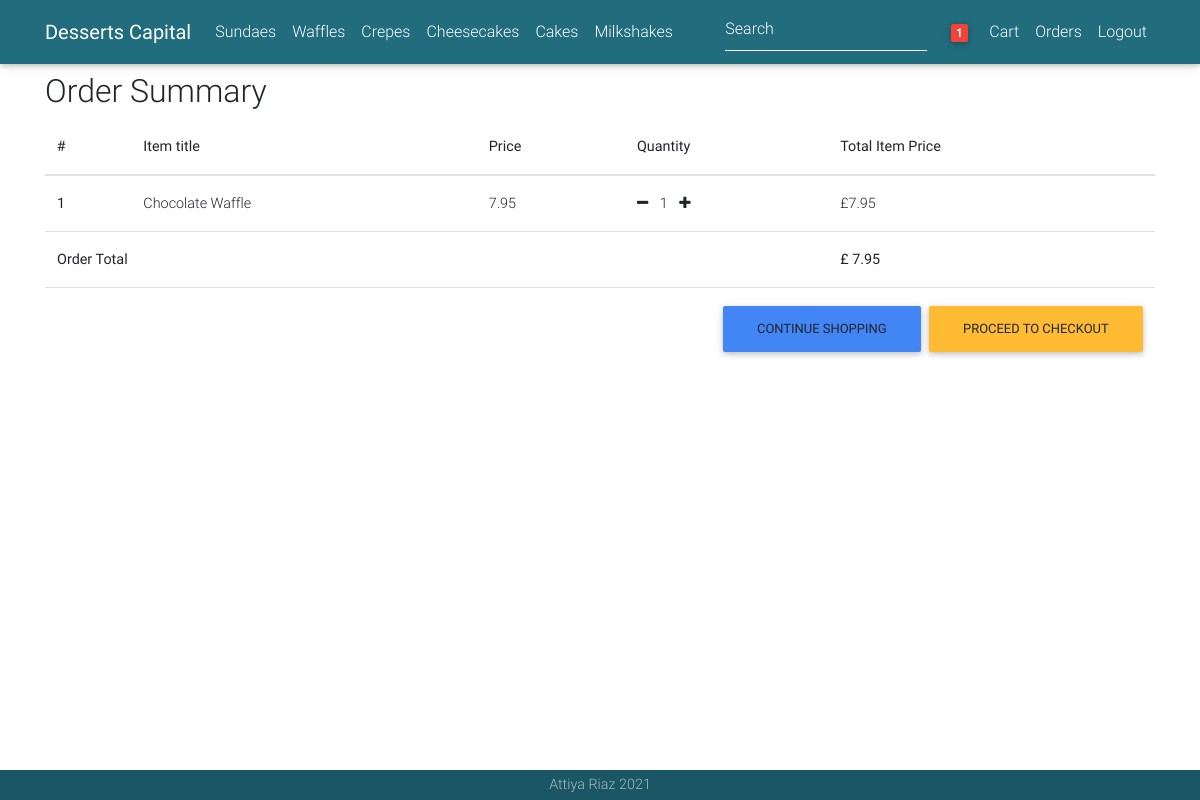
Before: /order-summary/ (signed in) with the older database file.
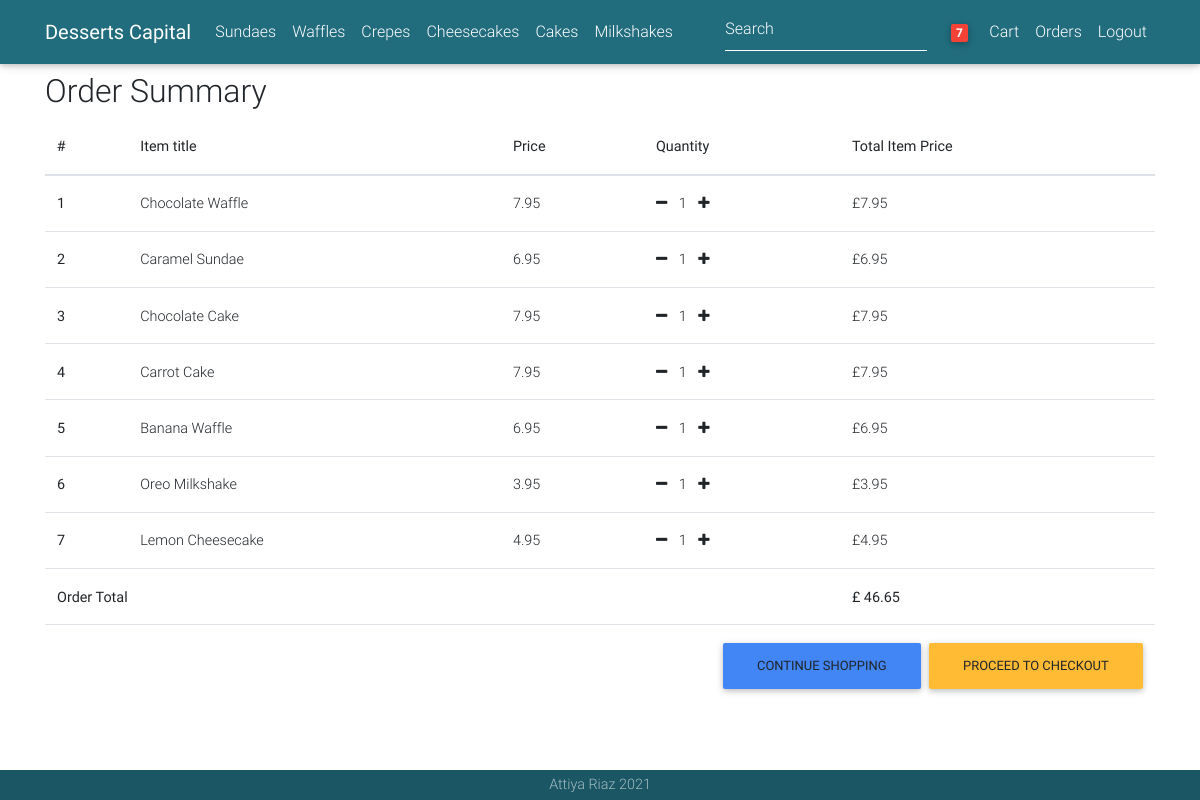
After: the same page with the newer database file.
### order/models.py (models this page shows, shortened)
class Order(models.Model):
    user = models.ForeignKey(User_Model, on_delete=models.CASCADE)
    orderid = models.CharField(max_length=20, blank=True, null=True)
    products = models.ManyToManyField(OrderProduct)
    ordered_date = models.DateTimeField()
    ordered = models.BooleanField(default=False)
    delivery_address = models.ForeignKey(Address, related_name='delivery_address', on_delete=models.CASCADE,
                                         blank=True, null=True)
    payment = models.ForeignKey(
        Payment, on_delete=models.CASCADE, blank=True, null=True)
    being_delivered = models.BooleanField(default=False)
    received = models.BooleanField(default=False)
    def get_total(self):
        total = 0
        for order_item in self.products.all():
            total += order_item.get_final_price()
        return total

class OrderProduct(models.Model):
    user = models.ForeignKey(User_Model, on_delete=models.CASCADE)
    ordered = models.BooleanField(default=False)
    product = models.ForeignKey(Product, on_delete=models.CASCADE)
    qty = models.IntegerField(default=1, blank=True, null=True)
    def get_total_product_price(self):
        return self.qty * self.product.price
    def get_final_price(self):
        return self.get_total_product_price()

### products/models.py (models this page shows, shortened)
class Product(models.Model):
    title = models.CharField(max_length=100, blank=True, null=True)
    description = models.TextField(max_length=500, blank=True, null=True)
    image = models.ImageField()
    price = models.FloatField(default=0.00, blank=True, null=True)
    slug = models.SlugField(blank=True, null=True)
    category = models.CharField(choices=CATEGORY_CHOICES, max_length=2)

### order/views.py (the view)
# urls.py: path('order-summary/',OrderSummaryView.as_view(),name='order-summary'),
class OrderSummaryView(LoginRequiredMixin, View):
    def get(self, *args, **kwargs):
        try:
            order = Order.objects.get(user=self.request.user, ordered=False)
            context = {
                'object': order
            }
            return render(self.request, 'order_summary.html', context)
        except ObjectDoesNotExist:
            messages.warning(self.request, "You do not have an active order")
            return redirect("/")

### cart/templatetags/cart_tags.py (called while the page is built)
@register.filter
def cart_item_count(user):
    if user.is_authenticated:
        queryset = Order.objects.filter(user=user, ordered=False)
        if queryset.exists():
            return queryset[0].products.count()
    return 0

### order/templates/order_summary.html (shortened to what this page needs)
{% extends "base.html" %}
{% block content %}
  <main>
    <div class="container">
    <div class="table-responsive text-nowrap">
    <h2>Order Summary</h2>
    <table class="table">
        <thead>
        <tr>
            <th scope="col">#</th>
            <th scope="col">Item title</th>
            <th scope="col">Price</th>
            <th scope="col">Quantity</th>
            <th scope="col">Total Item Price</th>
        </tr>
        </thead>
        <tbody>
        {% for order_item in object.products.all %}
        <tr>
            <th scope="row">{{ forloop.counter }}</th>
            <td>{{ order_item.product.title }}</td>
            <td>{{ order_item.product.price }}</td>
            <td>
                <a href="{% url 'remove-single-item-from-cart' order_item.product.slug %}"><i class="fa fa-minus mr-2"></i></a>
                {{ order_item.qty }}
                <a href="{% url 'add-to-cart' order_item.product.slug %}"><i class="fa fa-plus ml-2"></i></a>
            </td>
            <td>
                £{{ order_item.get_total_product_price|floatformat:2  }}
            <a style='color: red;' href="{% url 'remove-from-cart' order_item.product.slug %}">
                <i class="fas fa-trash float-right"></i>
            </a>
            </td>
        </tr>
        {% endfor %}
        {% if object.get_total %}
        <tr>
            <td colspan="4"><b>Order Total</b></td>
            <td><b>£ {{ object.get_total|floatformat:2 }}</b></td>
        </tr>
        <tr>
            <td colspan="5">
            <a class='btn btn-warning float-right ml-2' href='/checkout/'>Proceed to checkout</a>
            <a class='btn btn-primary float-right' href='/'>Continue Shopping</a>
            </td>
        </tr>
        {% endif %}
        </tbody>
    </table>
    </div>
    </div>
  </main>
{% endblock content %}

### templates/base.html (shortened to what this page needs)
{% load static %}
{% load cart_tags %}
<!DOCTYPE html>
<html lang="en">
<head>
   <link href="https://maxcdn.bootstrapcdn.com/font-awesome/4.2.0/css/font-awesome.min.css" rel="stylesheet">
  <link rel="stylesheet" href="https://use.pfontawesome.com/releases/v5.8.1/css/all.css">
  <link href="{% static 'css/bootstrap.min.css' %}" rel="stylesheet">
  <link href="{% static 'css/mdb.min.css' %}" rel="stylesheet">
  <link href="{% static 'css/style.min.css' %}" rel="stylesheet">
</head>
<nav class="navbar fixed-top navbar-expand-lg navbar-dark mdb-color lighten-3 scrolling-navbar">
    <div class="container">
      <a class="navbar-brand waves-effect" href="/">
        <strong class="white-text">Desserts Capital</strong>
      </a>
      <div class="collapse navbar-collapse" id="navbarSupportedContent">
      <div class="collapse navbar-collapse" id="basicExampleNav">
          <ul class="navbar-nav mr-auto">
            <li class="nav-item">
              <a class="nav-link" href="/category/SN">Sundaes</a>
            </li>
            <li class="nav-item">
              <a class="nav-link" href="/category/WF">Waffles</a>
            </li>
            <li class="nav-item">
              <a class="nav-link" href="/category/CP">Crepes</a>
            </li>
            <li class="nav-item">
              <a class="nav-link" href="/category/CK">Cheesecakes</a>
            </li>
            <li class="nav-item">
              <a class="nav-link" href="/category/CS">Cakes</a>
            </li>
              <li class="nav-item">
              <a class="nav-link" href="/category/MK">Milkshakes</a>
            </li>
            </ul>
          <form action="{% url 'search' %}" method="POST" class="form-inline">{% csrf_token %}
            <div class="md-form my-0">
              <input class="form-control mr-sm-2" type="text" name="search" placeholder="Search" aria-label="Search">
            </div>
          </form>
        </div>
        <ul class="navbar-nav nav-flex-icons">
          {% if request.user.is_authenticated %}
          <li class="nav-item">
            <a href="{% url 'order-summary' %}" class="nav-link waves-effect">
              <span class="badge red z-depth-1 mr-1"> {{ request.user|cart_item_count }} </span>
              <i class="fas fa-shopping-cart"></i>
              <span class="clearfix d-none d-sm-inline-block"> Cart </span>
            </a>
          </li>
            <li class="nav-item">
            <a class="nav-link waves-effect" href="{% url 'order_history' %}">
              <span class="clearfix d-none d-sm-inline-block"> Orders </span>
            </a>
          </li>
          <li class="nav-item">
            <a class="nav-link waves-effect" href="{% url 'account_logout' %}">
              <span class="clearfix d-none d-sm-inline-block"> Logout </span>
            </a>
          </li>
          {% endif %}
        </ul>
      </div>
    </div>
  </nav>
<body>
    <div class="mt-4 pt-5">
    </div>
    {% block content %}
    {% endblock content %}
<footer class="page-footer text-center font-small wow fadeIn mdb-color lighten-3 fixed-bottom" >
    <div class="footer-copyright py-1">Attiya Riaz 2021
    </div>
  </footer>
</body>
</html>

### templates/base.html (style rules this page uses)
html, body, header, .carousel { height: 60vh; }

Changed rows visible on the page:
added OrderProduct: product "Caramel Sundae", product.price "6.95", qty "1", get_total_product_price "6.95"
added OrderProduct: product "Chocolate Cake", product.price "7.95", qty "1", get_total_product_price "7.95"
added OrderProduct: product "Carrot Cake", product.price "7.95", qty "1", get_total_product_price "7.95"
added OrderProduct: product "Banana Waffle", product.price "6.95", qty "1", get_total_product_price "6.95"
added OrderProduct: product "Oreo Milkshake", product.price "3.95", qty "1", get_total_product_price "3.95"
added OrderProduct: product "Lemon Cheesecake", product.price "4.95", qty "1", get_total_product_price "4.95"
computed for Order: get_total "7.95" → "46.65"
Other visible differences:
{{ request.user|cart_item_count }}: "1" → "7"
